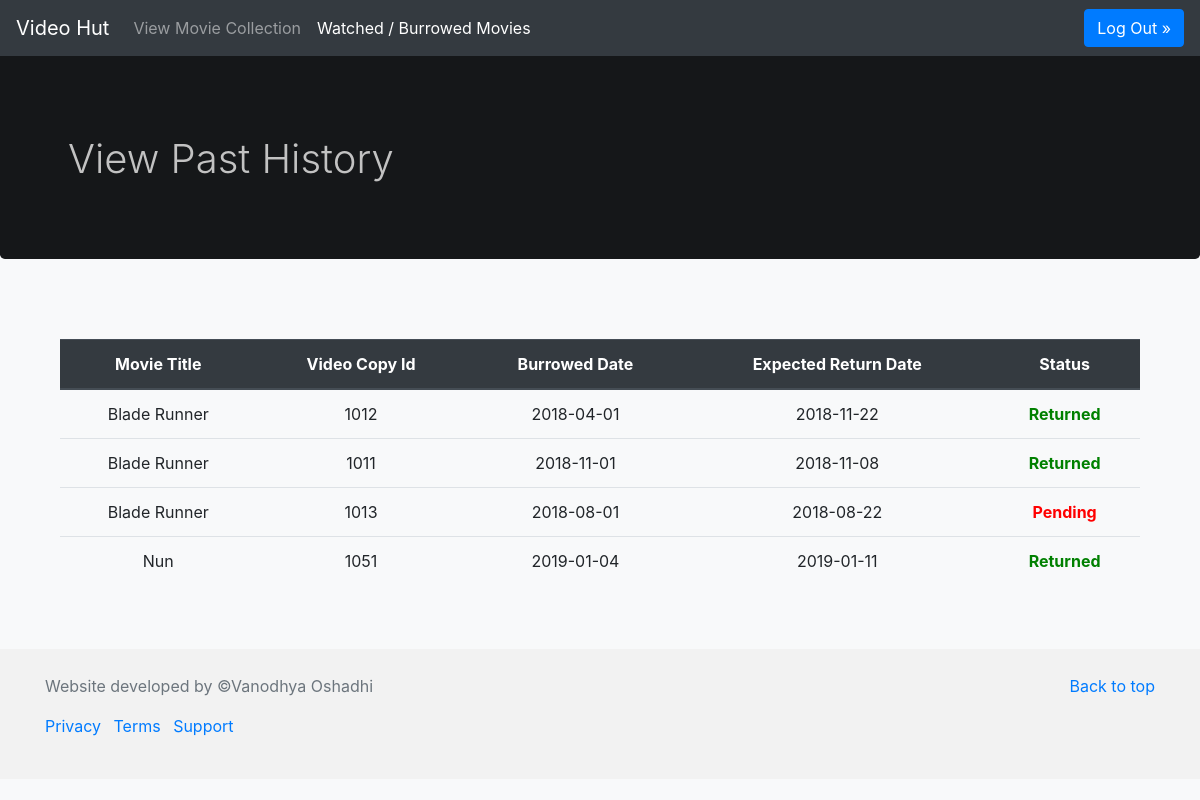
/pasthistory.php (signed in), run on the app's committed database.
### tables this page shows
CREATE TABLE `rental` (
  `rental_id` int(5) NOT NULL,
  `users_id` int(5) NOT NULL,
  `videoCopy_id` int(5) NOT NULL,
  `movie_id` int(5) NOT NULL,
  `burrowedDate` date NOT NULL,
  `expectedReturnDate` date NOT NULL,
  `isReturned` tinyint(1) NOT NULL DEFAULT '0'
);

CREATE TABLE `moviecollection` (
  `movie_id` int(5) NOT NULL,
  `moviePoster` varchar(50) NOT NULL,
  `movieTitle` varchar(25) NOT NULL,
  `year` int(4) NOT NULL,
  `genre` varchar(10) NOT NULL,
  `language` varchar(10) NOT NULL,
  `movieCertificate` char(125) DEFAULT NULL,
  `rating` int(1) NOT NULL,
  `qtyAvailable` int(1) NOT NULL DEFAULT '5',
  `qtyRented` int(1) NOT NULL DEFAULT '0'
);

### database.php (called while the page is built, shortened)
<?php
	class MySQLDatabase{
    private $connection;
    public function open_connection() {
        $this->connection = mysqli_connect(DB_SERVER, DB_USERNAME, DB_PASSWORD, DB_DATABASE);
    }
    public function query($sql){
        $result = mysqli_query($this->connection, $sql);
        return $result;
    }
    }
 $database = new MySQLDatabase();
?>

### class.Rental.php (the view, shortened to what this page needs)
<?php
require_once ("database.php");
class Rental{
	public function viewpasthistory() {
		global $database;
		$users_id=$_SESSION['users_id'];
		$sql5 = "SELECT moviecollection.movieTitle,rental.videoCopy_id,rental.burrowedDate,rental.expectedReturnDate,rental.isReturned FROM rental  INNER JOIN moviecollection on moviecollection.movie_id=rental.movie_id Where rental.users_id=$users_id";
		$result =  $database->query($sql5);
		if ($result->num_rows > 0) {
			while($row = $result->fetch_assoc()) {
				echo "<tr>";
				echo "<td>". $row["movieTitle"]."</td>";
				echo "<td>". $row["videoCopy_id"]."</td>";
				echo "<td>". $row["burrowedDate"]."</td>";
				echo "<td>". $row["expectedReturnDate"]."</td>";
				echo "<td>";
				switch ($row["isReturned"])
				{
					case 1 :
					echo "<b style='color:green';>Returned</b>";
					break;
					case 0 :
					echo "<b style='color:red';>Pending</b>";
				}
				echo "</td>";
				echo "</tr>";
			}
		} else {
			echo "No requests";
		}
	}
}

### data on the page
rental: movie.movieTitle "Blade Runner", videoCopy "1012", burrowedDate "2018-04-01", expectedReturnDate "2018-11-22", isReturned "Returned"
rental: movie.movieTitle "Blade Runner", videoCopy "1011", burrowedDate "2018-11-01", expectedReturnDate "2018-11-08", isReturned "Returned"
rental: movie.movieTitle "Blade Runner", videoCopy "1013", burrowedDate "2018-08-01", expectedReturnDate "2018-08-22", isReturned "Pending"
rental: movie.movieTitle "Nun", videoCopy "1051", burrowedDate "2019-01-04", expectedReturnDate "2019-01-11", isReturned "Returned"
